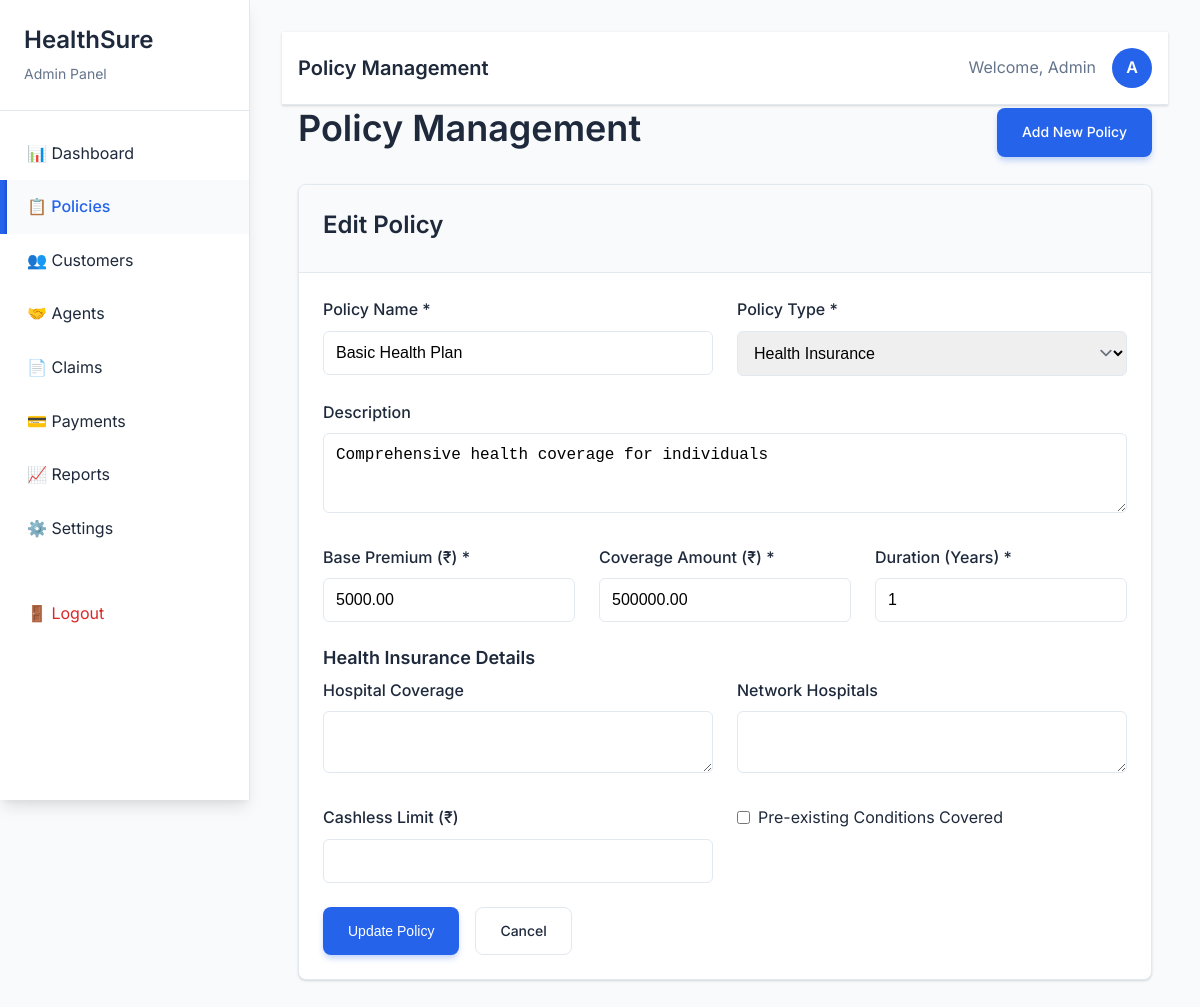
Screenshot of /admin/policies.php?action=edit&policy_id=1 (signed in) with the database file from the repository.
### tables this page shows
CREATE TABLE policies (
    policy_id INT PRIMARY KEY AUTO_INCREMENT,
    policy_name VARCHAR(200) NOT NULL,
    policy_type ENUM('health', 'life', 'family') NOT NULL,
    description TEXT,
    base_premium DECIMAL(10,2) NOT NULL,
    coverage_amount DECIMAL(12,2) NOT NULL,
    duration_years INT NOT NULL,
    status ENUM('active', 'inactive') DEFAULT 'active',
    created_at TIMESTAMP DEFAULT CURRENT_TIMESTAMP,
    updated_at TIMESTAMP DEFAULT CURRENT_TIMESTAMP ON UPDATE CURRENT_TIMESTAMP
);

### admin/policies.php (the view, shortened to what this page needs)
<?php
require_once '../config/database.php';
$action = $_GET['action'] ?? 'list';
$policy_id = $_GET['policy_id'] ?? null;
$edit_policy = null;
if ($action === 'edit' && $policy_id) {
    $stmt = $conn->prepare("SELECT * FROM policies WHERE policy_id = ?");
    $stmt->execute([$policy_id]);
    $edit_policy = $stmt->fetch(PDO::FETCH_ASSOC);
}
?>
<!DOCTYPE html>
<html lang="en">
<head>
    <link rel="stylesheet" href="../assets/css/style.css">
    <link rel="stylesheet" href="../assets/css/animations.css">
</head>
<body>
    <?php include 'includes/sidebar.php'; ?>
    <div class="main-content">
        <?php include 'includes/header.php'; ?>
        <div class="container">
            <div class="d-flex justify-content-between align-items-center mb-4">
                <h1>Policy Management</h1>
                <a href="?action=add" class="btn btn-primary">Add New Policy</a>
            </div>
            <?php if ($action === 'add' || $action === 'edit'): ?>
                <div class="card">
                    <div class="card-header">
                        <h3><?php echo $action === 'edit' ? 'Edit Policy' : 'Add New Policy'; ?></h3>
                    </div>
                    <div class="card-body">
                        <form method="POST" action="">
                            <div class="row">
                                <div class="col-6">
                                    <div class="form-group">
                                        <label for="policy_name" class="form-label">Policy Name *</label>
                                        <input type="text" id="policy_name" name="policy_name" class="form-control"
                                               value="<?php echo $edit_policy['policy_name'] ?? ''; ?>" required>
                                    </div>
                                </div>
                                <div class="col-6">
                                    <div class="form-group">
                                        <label for="policy_type" class="form-label">Policy Type *</label>
                                        <select id="policy_type" name="policy_type" class="form-control form-select" required onchange="showTypeFields(this.value)">
                                            <option value="health" <?php echo ($edit_policy['policy_type'] ?? '') === 'health' ? 'selected' : ''; ?>>Health Insurance</option>
                                        </select>
                                    </div>
                                </div>
                            </div>
                            <div class="form-group">
                                <label for="description" class="form-label">Description</label>
                                <textarea id="description" name="description" class="form-control" rows="3"><?php echo $edit_policy['description'] ?? ''; ?></textarea>
                            </div>
                            <div class="row">
                                <div class="col-4">
                                    <div class="form-group">
                                        <label for="base_premium" class="form-label">Base Premium (₹) *</label>
                                        <input type="number" id="base_premium" name="base_premium" class="form-control"
                                               value="<?php echo $edit_policy['base_premium'] ?? ''; ?>" step="0.01" required>
                                    </div>
                                </div>
                                <div class="col-4">
                                    <div class="form-group">
                                        <label for="coverage_amount" class="form-label">Coverage Amount (₹) *</label>
                                        <input type="number" id="coverage_amount" name="coverage_amount" class="form-control"
                                               value="<?php echo $edit_policy['coverage_amount'] ?? ''; ?>" step="0.01" required>
                                    </div>
                                </div>
                                <div class="col-4">
                                    <div class="form-group">
                                        <label for="duration_years" class="form-label">Duration (Years) *</label>
                                        <input type="number" id="duration_years" name="duration_years" class="form-control"
                                               value="<?php echo $edit_policy['duration_years'] ?? ''; ?>" required>
                                    </div>
                                </div>
                            </div>
                            <div id="health_fields" style="display: none;">
                                <h5>Health Insurance Details</h5>
                                <div class="row">
                                    <div class="col-6">
                                        <div class="form-group">
                                            <label for="hospital_coverage" class="form-label">Hospital Coverage</label>
                                            <textarea id="hospital_coverage" name="hospital_coverage" class="form-control" rows="2"></textarea>
                                        </div>
                                    </div>
                                    <div class="col-6">
                                        <div class="form-group">
                                            <label for="network_hospitals" class="form-label">Network Hospitals</label>
                                            <textarea id="network_hospitals" name="network_hospitals" class="form-control" rows="2"></textarea>
                                        </div>
                                    </div>
                                </div>
                                <div class="row">
                                    <div class="col-6">
                                        <div class="form-group">
                                            <label for="cashless_limit" class="form-label">Cashless Limit (₹)</label>
                                            <input type="number" id="cashless_limit" name="cashless_limit" class="form-control" step="0.01">
                                        </div>
                                    </div>
                                    <div class="col-6">
                                        <div class="form-group">
                                            <label class="d-flex align-items-center">
                                                <input type="checkbox" name="pre_existing_conditions" style="margin-right: 0.5rem;">
                                                Pre-existing Conditions Covered
                                            </label>
                                        </div>
                                    </div>
                                </div>
                            </div>
                            <div class="d-flex" style="gap: 1rem;">
                                <button type="submit" name="add_policy" class="btn btn-primary">
                                    <?php echo $action === 'edit' ? 'Update Policy' : 'Create Policy'; ?>
                                </button>
                                <a href="policies.php" class="btn btn-outline">Cancel</a>
                            </div>
                        </form>
                    </div>
                </div>
            <?php endif; ?>
        </div>
    </div>
</body>
</html>

### assets/css/style.css (style rules this page uses)
* { margin: 0; padding: 0; box-sizing: border-box; }
:root { --primary-color: #2563eb; --primary-dark: #1d4ed8; --secondary-color: #64748b; --success-color: #059669; --warning-color: #d97706; --danger-color: #dc2626; --light-bg: #f8fafc; --white: #ffffff; --text-dark: #1e293b; --text-light: #64748b; --border-color: #e2e8f0; --shadow: 0 1px 3px 0 rgba(0, 0, 0, 0.1), 0 1px 2px 0 rgba(0, 0, 0, 0.06); --shadow-lg: 0 10px 15px -3px rgba(0, 0, 0, 0.1), 0 4px 6px -2px rgba(0, 0, 0, 0.05); --shadow-xl: 0 20px 25px -5px rgba(0, 0, 0, 0.1), 0 10px 10px -5px rgba(0, 0, 0, 0.04); --transition: all 0.3s cubic-bezier(0.4, 0, 0.2, 1); --border-radius: 0.5rem; --border-radius-lg: 0.75rem; }
body { font-family: 'Inter', -apple-system, BlinkMacSystemFont, 'Segoe UI', Roboto, sans-serif; line-height: 1.6; color: var(--text-dark); background-color: var(--light-bg); overflow-x: hidden; min-height: 100vh; }
h1, h2, h3, h4, h5, h6 { font-weight: 600; line-height: 1.3; margin-bottom: 0.5rem; }
h1 { font-size: 2.25rem; }
h3 { font-size: 1.5rem; }
h5 { font-size: 1.125rem; }
.container { max-width: 1200px; margin: 0 auto; padding: 0 1rem; width: 100%; }
.card { background: var(--white); border-radius: var(--border-radius); box-shadow: var(--shadow); border: 1px solid var(--border-color); overflow: hidden; transition: var(--transition); margin-bottom: 1.5rem; }
.card-header { padding: 1.5rem; border-bottom: 1px solid var(--border-color); background: var(--light-bg); }
.card-body { padding: 1.5rem; }
.main-content { margin-left: 250px; padding: 2rem; min-height: 100vh; transition: var(--transition); }
.form-group { margin-bottom: 1.5rem; }
.form-label { display: block; font-weight: 500; margin-bottom: 0.5rem; color: var(--text-dark); }
.form-control { width: 100%; padding: 0.75rem; border: 1px solid var(--border-color); border-radius: 0.375rem; font-size: 1rem; transition: border-color 0.2s, box-shadow 0.2s; }
.form-select { background-position: right 0.5rem center; background-repeat: no-repeat; background-size: 1.5em 1.5em; padding-right: 2.5rem; }
.btn { display: inline-block; padding: 0.75rem 1.5rem; font-size: 0.875rem; font-weight: 500; text-align: center; text-decoration: none; border: 1px solid transparent; border-radius: var(--border-radius); cursor: pointer; transition: var(--transition); position: relative; overflow: hidden; user-select: none; }
.btn::before { content: ''; position: absolute; top: 0; left: -100%; width: 100%; height: 100%; background: linear-gradient(90deg, transparent, rgba(255,255,255,0.2), transparent); transition: var(--transition); }
.btn-primary { background: var(--primary-color); color: var(--white); box-shadow: 0 4px 6px -1px rgba(37, 99, 235, 0.3); }
.btn-outline { background: transparent; border: 1px solid var(--border-color); color: var(--text-dark); }
.row { display: flex; flex-wrap: wrap; margin: 0 -0.75rem; }
.col-4 { flex: 0 0 33.333333%; max-width: 33.333333%; }
.col-6 { flex: 0 0 50%; max-width: 50%; }
[class*="col-"] { padding: 0 0.75rem; }
.mb-4 { margin-bottom: 1.5rem; }
.d-flex { display: flex; }
.justify-content-between { justify-content: space-between; }
.align-items-center { align-items: center; }
.animate-in { animation: fadeInUp 0.6s ease-out; }
.page-transition { opacity: 0; transform: translateY(20px); transition: all 0.3s ease-out; }
.page-transition.loaded { opacity: 1; transform: translateY(0); }

### assets/css/animations.css (style rules this page uses)
.main-content { animation: fadeInUp 0.6s ease-out; }
.card { animation: fadeInUp 0.4s ease-out; animation-fill-mode: both; }
.card:nth-child(2) { animation-delay: 0.2s; }
.btn { position: relative; overflow: hidden; }
.btn::after { content: ''; position: absolute; top: 50%; left: 50%; width: 0; height: 0; border-radius: 50%; background: rgba(255, 255, 255, 0.3); transform: translate(-50%, -50%); transition: width 0.6s, height 0.6s; }
.page-transition { opacity: 0; transform: translateY(20px); transition: all 0.3s ease-out; }
.page-transition.loaded { opacity: 1; transform: translateY(0); }
html { scroll-behavior: smooth; }

### rows the page displays
policies: policy_name "Basic Health Plan", policy_type "Health Insurance", description "Comprehensive health coverage for individuals", base_premium "5000.00", coverage_amount "500000.00", duration_years "1"

### other values shown
$page_titles[basename($_SERVER['PHP_SELF'])] "Policy Management"
